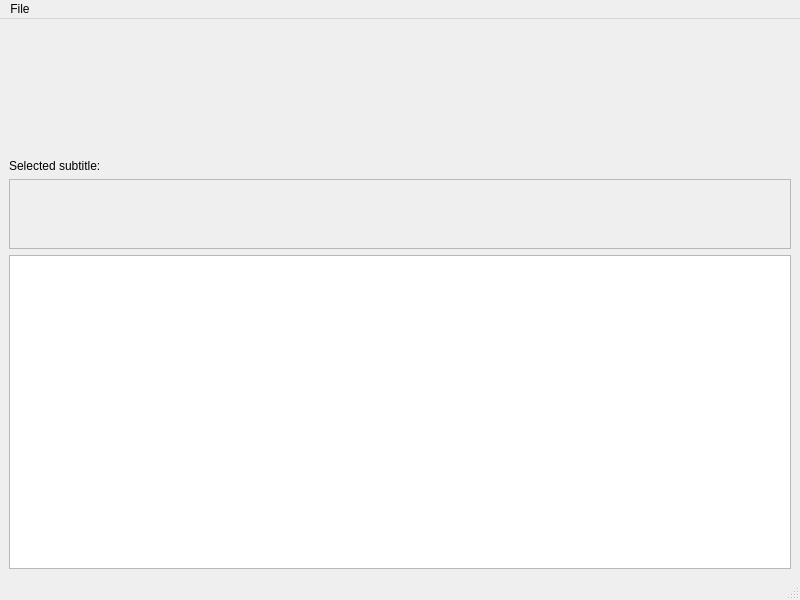
<?xml version="1.0" encoding="UTF-8"?>
<ui version="4.0">
 <class>MainWindow</class>
 <widget class="QMainWindow" name="MainWindow">
  <property name="geometry">
   <rect>
    <x>0</x>
    <y>0</y>
    <width>800</width>
    <height>600</height>
   </rect>
  </property>
  <property name="windowTitle">
   <string>MainWindow</string>
  </property>
  <widget class="QWidget" name="centralwidget">
   <layout class="QVBoxLayout" name="verticalLayout" stretch="2,0,1,5">
    <item>
     <widget class="WaveformView" name="waveform" native="true"/>
    </item>
    <item>
     <widget class="QLabel" name="label">
      <property name="text">
       <string>Selected subtitle:</string>
      </property>
     </widget>
    </item>
    <item>
     <widget class="QPlainTextEdit" name="subtitleDialogEdit">
      <property name="enabled">
       <bool>false</bool>
      </property>
     </widget>
    </item>
    <item>
     <widget class="QTableView" name="subtitleList">
      <property name="selectionMode">
       <enum>QAbstractItemView::ExtendedSelection</enum>
      </property>
      <property name="selectionBehavior">
       <enum>QAbstractItemView::SelectRows</enum>
      </property>
     </widget>
    </item>
   </layout>
  </widget>
  <widget class="QMenuBar" name="menubar">
   <property name="geometry">
    <rect>
     <x>0</x>
     <y>0</y>
     <width>800</width>
     <height>18</height>
    </rect>
   </property>
   <widget class="QMenu" name="menuFile">
    <property name="title">
     <string>File</string>
    </property>
    <addaction name="actionNew_subtitles"/>
    <addaction name="actionOpen_subtitles"/>
    <addaction name="actionRemove_selected_subtitle"/>
    <addaction name="actionExit"/>
   </widget>
   <addaction name="menuFile"/>
  </widget>
  <widget class="QStatusBar" name="statusbar"/>
  <action name="actionNew_subtitles">
   <property name="text">
    <string>New subtitles</string>
   </property>
  </action>
  <action name="actionOpen_subtitles">
   <property name="text">
    <string>Open subtitles</string>
   </property>
  </action>
  <action name="actionAdd_subtitle">
   <property name="text">
    <string>Add subtitle</string>
   </property>
  </action>
  <action name="actionRemove_selected_subtitle">
   <property name="text">
    <string>Remove selected subtitle</string>
   </property>
  </action>
  <action name="actionExit">
   <property name="text">
    <string>Exit</string>
   </property>
  </action>
 </widget>
 <customwidgets>
  <customwidget>
   <class>WaveformView</class>
   <extends>QWidget</extends>
   <header>ui_controllers/waveform.h</header>
   <container>1</container>
  </customwidget>
 </customwidgets>
 <resources/>
 <connections/>
</ui>
